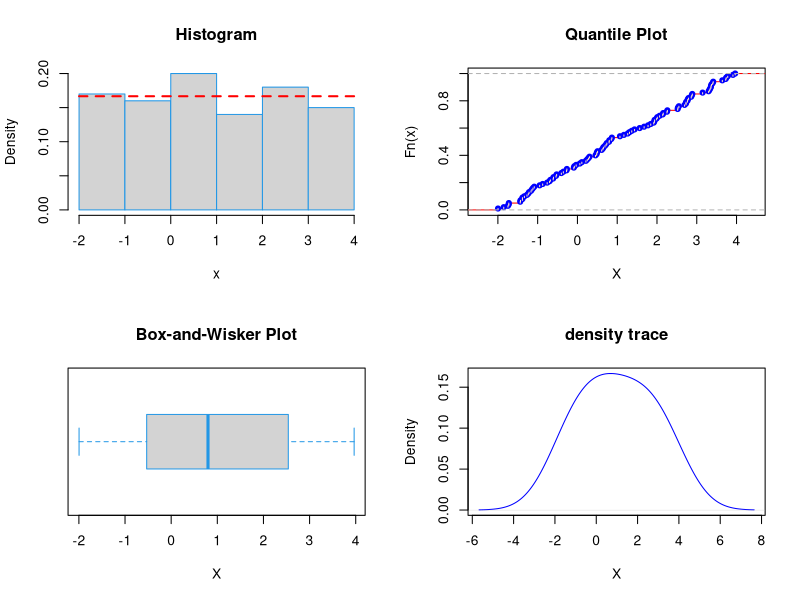

R code for this plot:
## ---- chunk 1
n <- 100
a <- -2
b <- 4
set.seed(123)
x <- runif(n, min = a, max = b)
cat("Перші елементи вибірки:", head(x), "\n")
summary(x)
op <- par(mfrow = c(2, 2))
hist(x, freq = FALSE, col = "lightgray", main = "Histogram", border = 4)
curve(dunif(x, min = a, max = b), add = TRUE, col = "red", lwd = 2, lty = 2)
plot(ecdf(x), main = "Quantile Plot", verticals = TRUE, col.points = "blue", col.hor = "red", col.vert = "bisque", xlab = "X", ylab = "Fn(x)")
boxplot(x, main = "Box-and-Wisker Plot", col = "lightgray", border = 4, horizontal = TRUE, xlab = "X")
plot(density(x, adjust = 2), main = "density trace", xlab = "X", ylab = "Density", col = "blue")
par(op)
